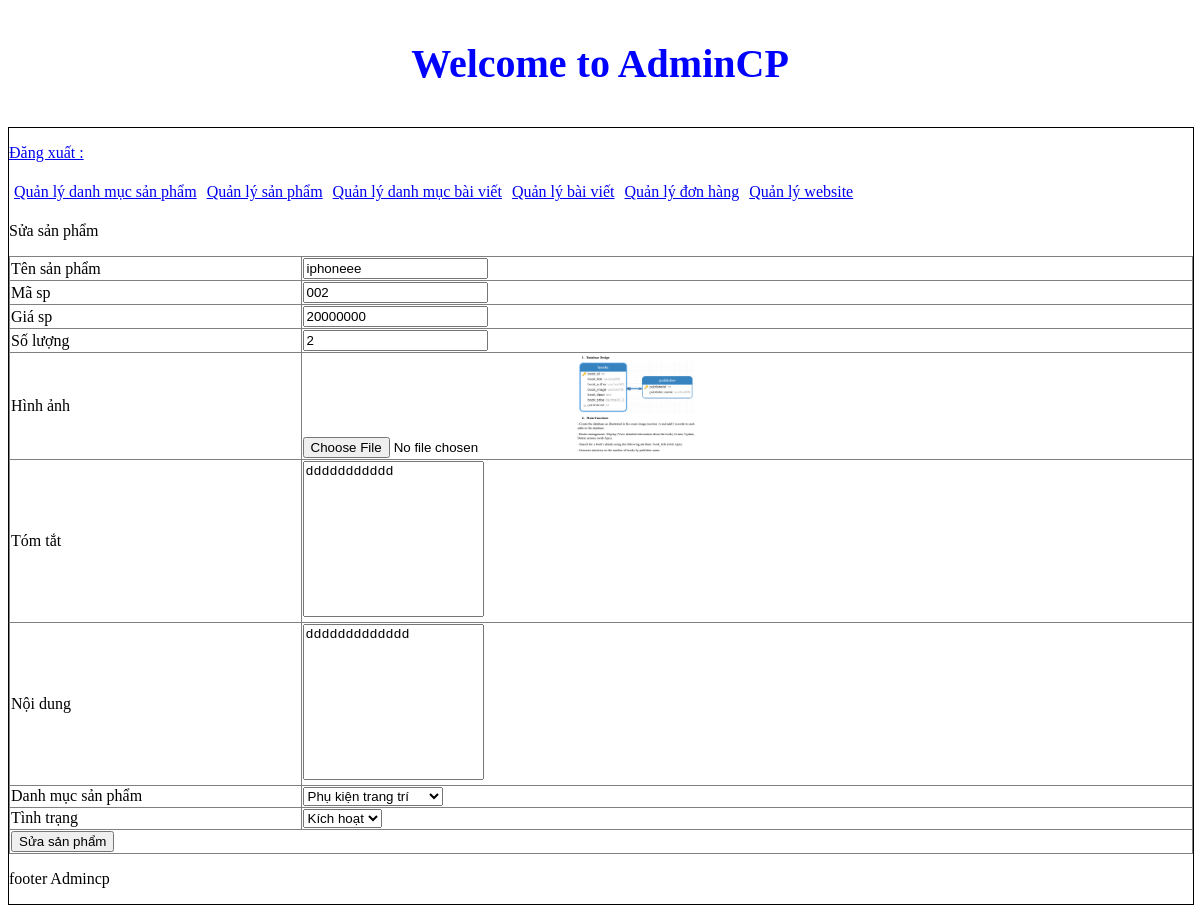
The page /admincp/index.php?action=quanlysp&query=sua&idsanpham=10 on the database its author committed.
### tables this page shows
CREATE TABLE `tbl_sanpham` (
  `id_sanpham` int(1) NOT NULL,
  `tensanpham` varchar(250) NOT NULL,
  `masp` varchar(100) NOT NULL,
  `giasp` varchar(50) NOT NULL,
  `soluong` int(11) NOT NULL,
  `hinhanh` varchar(50) NOT NULL,
  `tomtat` tinytext NOT NULL,
  `noidung` text NOT NULL,
  `tinhtrang` int(11) NOT NULL,
  `id_danhmuc` int(11) NOT NULL
);

### admincp/modules/quanlysp/sua.php (the view, shortened to what this page needs)
<?php
     $sql_sua_sp = "SELECT * FROM tbl_sanpham WHERE id_sanpham='$_GET[idsanpham]' LIMIT  1";
     $query_sua_sp = mysqli_query($mysqli,$sql_sua_sp);
?>
<p>Sửa sản phẩm</p>
<table border="1" width="100%" style="border-collapse: collapse;">
<?php
  while($row = mysqli_fetch_array($query_sua_sp)) {
?>
    <form method="POST" action="modules/quanlysp/xuly.php?idsanpham=<?php echo $row['id_sanpham'] ?>" enctype="multipart/form-data">
  <tr>
    <td>Tên sản phẩm</td>
    <td><input type="text" value="<?php echo $row['tensanpham'] ?>" name="tensanpham"></td>
  </tr>
  <tr>
    <td>Mã sp</td>
    <td><input type="text" value="<?php echo $row['masp'] ?>" name="masp"></td>
  </tr>
  <tr>
    <td>Giá sp</td>
    <td><input type="text" value="<?php echo $row['giasp'] ?>" name="giasp"></td>
  </tr>
  <tr>
    <td>Số lượng</td>
    <td><input type="text" value="<?php echo $row['soluong'] ?>" name="soluong"></td>
  </tr>
  <tr>
    <td>Hình ảnh</td>
    <td>
      <input type="file" name="hinhanh">
      <img src="modules/quanlysp/uploads/<?php echo $row['hinhanh']; ?>" width="150px">
    </td>
  </tr>
  <tr>
    <td>Tóm tắt</td>
    <td><textarea rows="10" name="tomtat" style="resize: none;"><?php echo $row['tomtat'] ?></textarea></td>
  <tr>
  <tr>
    <td>Nội dung</td>
    <td><textarea rows="10" name="noidung" style="resize: none;"><?php echo $row['noidung'] ?></textarea></td>
  <tr>
  <tr>
    <td>Danh mục sản phẩm</td>
    <td>
      <select name="danhmuc">
        <?php
        $sql_danhmuc = "SELECT * FROM tbl_danhmuc ORDER BY id_danhmuc DESC";
        $query_danhmuc = mysqli_query($mysqli,$sql_danhmuc);
        while($row_danhmuc = mysqli_fetch_array($query_danhmuc)){
           if($row_danhmuc['id_danhmuc']==$row['id_danhmuc']){
        ?>
        <option selected value="<?php echo $row_danhmuc['id_danhmuc'] ?>"><?php echo $row_danhmuc['tendanhmuc'] ?></option>
        <?php
           }else {
          ?>
              <option value="<?php echo $row_danhmuc['id_danhmuc'] ?>"><?php echo $row_danhmuc['tendanhmuc'] ?></option>
          <?php
           }
        }
        ?>
      </select>
    </td>
  </tr>
    <td>Tình trạng</td>
    <td>
      <select name="tinhtrang">
        <?php
        if($row['tinhtrang']==1){
        ?>
        <option value="1" selected>Kích hoạt</option>
        <?php
        }else{
          ?>
          <option value="1">Kích hoạt</option>
          <option value="0" selected>Ẩn</option>
          <?php
        }
        ?>
      </select>
    </td>
  </tr>
  <tr>
    <td colspan="2"><input type="submit" name="suasanpham" value="Sửa sản phẩm"></td>
  </tr>
    </form>
  <?php
  }
  ?>
</table>

### rows shown on the page
tbl_sanpham: tensanpham "iphoneee", masp "002", giasp "20000000", soluong "2", hinhanh (picture), tomtat "ddddddddddd", noidung "ddddddddddddd", tinhtrang "Kích hoạt"

### other values the page prints
form field danhmuc "Phụ kiện trang trí"
